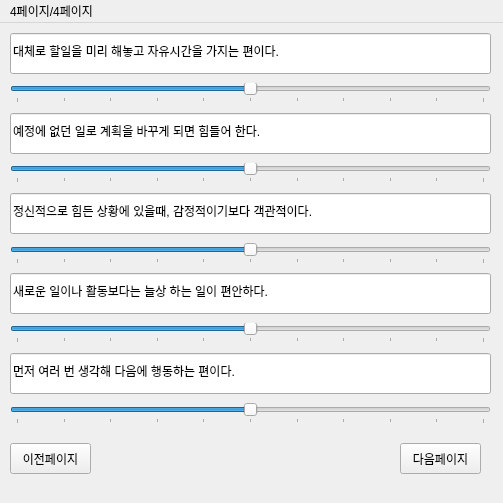
<?xml version="1.0" encoding="UTF-8"?>
<ui version="4.0">
 <class>MainWindow</class>
 <widget class="QMainWindow" name="MainWindow">
  <property name="geometry">
   <rect>
    <x>0</x>
    <y>0</y>
    <width>503</width>
    <height>503</height>
   </rect>
  </property>
  <property name="windowTitle">
   <string>MainWindow</string>
  </property>
  <widget class="QWidget" name="centralwidget">
   <widget class="QSlider" name="horizontalSlider_2">
    <property name="geometry">
     <rect>
      <x>10</x>
      <y>140</y>
      <width>481</width>
      <height>20</height>
     </rect>
    </property>
    <property name="minimum">
     <number>-100</number>
    </property>
    <property name="maximum">
     <number>100</number>
    </property>
    <property name="singleStep">
     <number>1</number>
    </property>
    <property name="pageStep">
     <number>20</number>
    </property>
    <property name="value">
     <number>0</number>
    </property>
    <property name="orientation">
     <enum>Qt::Horizontal</enum>
    </property>
    <property name="tickPosition">
     <enum>QSlider::TicksBelow</enum>
    </property>
   </widget>
   <widget class="QSlider" name="horizontalSlider_1">
    <property name="geometry">
     <rect>
      <x>10</x>
      <y>60</y>
      <width>481</width>
      <height>20</height>
     </rect>
    </property>
    <property name="minimum">
     <number>-100</number>
    </property>
    <property name="maximum">
     <number>100</number>
    </property>
    <property name="singleStep">
     <number>1</number>
    </property>
    <property name="pageStep">
     <number>20</number>
    </property>
    <property name="value">
     <number>0</number>
    </property>
    <property name="orientation">
     <enum>Qt::Horizontal</enum>
    </property>
    <property name="invertedAppearance">
     <bool>false</bool>
    </property>
    <property name="tickPosition">
     <enum>QSlider::TicksBelow</enum>
    </property>
    <property name="tickInterval">
     <number>0</number>
    </property>
   </widget>
   <widget class="QSlider" name="horizontalSlider_4">
    <property name="geometry">
     <rect>
      <x>10</x>
      <y>300</y>
      <width>481</width>
      <height>20</height>
     </rect>
    </property>
    <property name="minimum">
     <number>-100</number>
    </property>
    <property name="maximum">
     <number>100</number>
    </property>
    <property name="singleStep">
     <number>1</number>
    </property>
    <property name="pageStep">
     <number>20</number>
    </property>
    <property name="value">
     <number>0</number>
    </property>
    <property name="orientation">
     <enum>Qt::Horizontal</enum>
    </property>
    <property name="tickPosition">
     <enum>QSlider::TicksBelow</enum>
    </property>
   </widget>
   <widget class="QSlider" name="horizontalSlider_3">
    <property name="geometry">
     <rect>
      <x>10</x>
      <y>220</y>
      <width>481</width>
      <height>21</height>
     </rect>
    </property>
    <property name="minimum">
     <number>-100</number>
    </property>
    <property name="maximum">
     <number>100</number>
    </property>
    <property name="singleStep">
     <number>1</number>
    </property>
    <property name="pageStep">
     <number>20</number>
    </property>
    <property name="value">
     <number>0</number>
    </property>
    <property name="orientation">
     <enum>Qt::Horizontal</enum>
    </property>
    <property name="tickPosition">
     <enum>QSlider::TicksBelow</enum>
    </property>
   </widget>
   <widget class="QSlider" name="horizontalSlider_5">
    <property name="geometry">
     <rect>
      <x>10</x>
      <y>380</y>
      <width>481</width>
      <height>21</height>
     </rect>
    </property>
    <property name="minimum">
     <number>-100</number>
    </property>
    <property name="maximum">
     <number>100</number>
    </property>
    <property name="singleStep">
     <number>1</number>
    </property>
    <property name="pageStep">
     <number>20</number>
    </property>
    <property name="value">
     <number>0</number>
    </property>
    <property name="orientation">
     <enum>Qt::Horizontal</enum>
    </property>
    <property name="tickPosition">
     <enum>QSlider::TicksBelow</enum>
    </property>
   </widget>
   <widget class="QPushButton" name="pushButton">
    <property name="geometry">
     <rect>
      <x>400</x>
      <y>420</y>
      <width>81</width>
      <height>31</height>
     </rect>
    </property>
    <property name="text">
     <string>다음페이지</string>
    </property>
   </widget>
   <widget class="QPushButton" name="pushButton_2">
    <property name="geometry">
     <rect>
      <x>10</x>
      <y>420</y>
      <width>81</width>
      <height>31</height>
     </rect>
    </property>
    <property name="text">
     <string>이전페이지</string>
    </property>
   </widget>
   <widget class="QLineEdit" name="lineEdit">
    <property name="geometry">
     <rect>
      <x>10</x>
      <y>10</y>
      <width>481</width>
      <height>41</height>
     </rect>
    </property>
    <property name="text">
     <string>대체로 할일을 미리 해놓고 자유시간을 가지는 편이다. </string>
    </property>
    <property name="readOnly">
     <bool>true</bool>
    </property>
   </widget>
   <widget class="QLineEdit" name="lineEdit_2">
    <property name="geometry">
     <rect>
      <x>10</x>
      <y>90</y>
      <width>481</width>
      <height>41</height>
     </rect>
    </property>
    <property name="text">
     <string>예정에 없던 일로 계획을 바꾸게 되면 힘들어 한다. </string>
    </property>
    <property name="readOnly">
     <bool>true</bool>
    </property>
   </widget>
   <widget class="QLineEdit" name="lineEdit_3">
    <property name="geometry">
     <rect>
      <x>10</x>
      <y>170</y>
      <width>481</width>
      <height>41</height>
     </rect>
    </property>
    <property name="text">
     <string>정신적으로 힘든 상황에 있을때, 감정적이기보다 객관적이다. </string>
    </property>
    <property name="readOnly">
     <bool>true</bool>
    </property>
   </widget>
   <widget class="QLineEdit" name="lineEdit_4">
    <property name="geometry">
     <rect>
      <x>10</x>
      <y>250</y>
      <width>481</width>
      <height>41</height>
     </rect>
    </property>
    <property name="text">
     <string>새로운 일이나 활동보다는 늘상 하는 일이 편안하다. </string>
    </property>
    <property name="readOnly">
     <bool>true</bool>
    </property>
   </widget>
   <widget class="QLineEdit" name="lineEdit_5">
    <property name="geometry">
     <rect>
      <x>10</x>
      <y>330</y>
      <width>481</width>
      <height>41</height>
     </rect>
    </property>
    <property name="text">
     <string>먼저 여러 번 생각해 다음에 행동하는 편이다.  </string>
    </property>
    <property name="readOnly">
     <bool>true</bool>
    </property>
   </widget>
  </widget>
  <widget class="QMenuBar" name="menubar">
   <property name="geometry">
    <rect>
     <x>0</x>
     <y>0</y>
     <width>503</width>
     <height>21</height>
    </rect>
   </property>
   <widget class="QMenu" name="menu1_4">
    <property name="title">
     <string>4페이지/4페이지</string>
    </property>
   </widget>
   <addaction name="menu1_4"/>
  </widget>
 </widget>
 <resources/>
 <connections/>
</ui>
